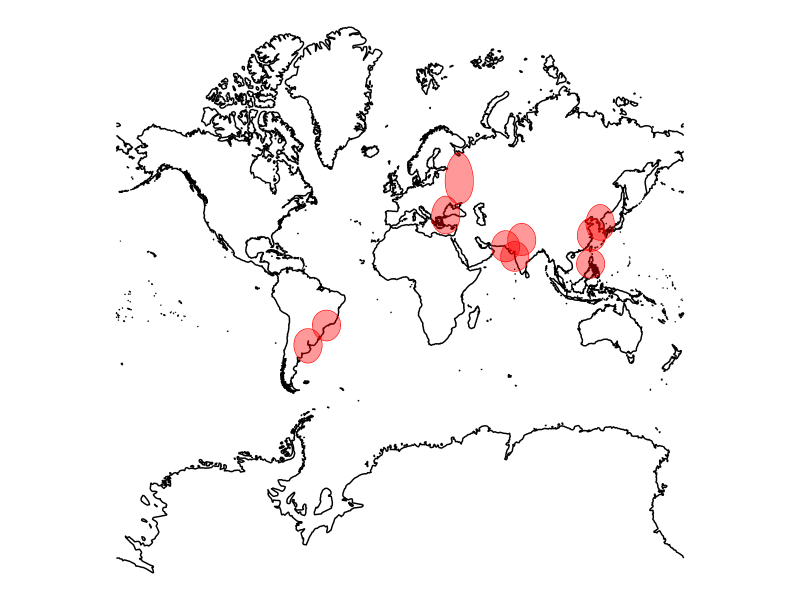

Generate this figure with R:
library(tidyverse)
library(rnaturalearthdata)
library(maps)
library(sf)

sf_use_s2(FALSE)
world_cities <- world.cities %>% 
  as_tibble() %>% 
  st_as_sf(coords = c("long", "lat"),
           crs = 4326)

city_circles_4326 <- world_cities %>% 
  top_n(10, pop) %>% 
  st_buffer(1000E3 / 111320)

coastline_sf <- coastline50 %>% 
  st_as_sf() %>% 
  st_wrap_dateline()



gg_crs_4326_circles <- ggplot() +
  geom_sf(data = coastline_sf) +
  geom_sf(data = city_circles_4326,
          alpha = 0.4,
          fill = "red",
          colour = "red") +
  coord_sf(crs = 3395) +
  theme_void()

gg_crs_4326_circles %>% 
  ggsave("gg_crs_4326_circles.png",
         .,
         width = 12,
         height = 8,
         bg = "white")
